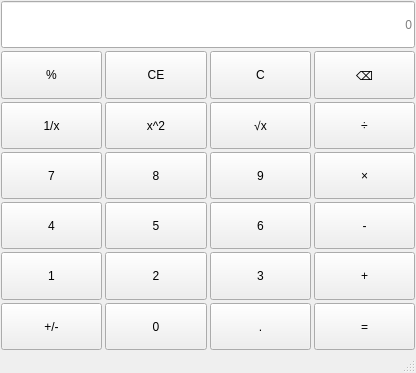
<?xml version="1.0" encoding="UTF-8"?>
<ui version="4.0">
 <class>MainWindow</class>
 <widget class="QMainWindow" name="MainWindow">
  <property name="geometry">
   <rect>
    <x>0</x>
    <y>0</y>
    <width>416</width>
    <height>373</height>
   </rect>
  </property>
  <property name="windowTitle">
   <string>MainWindow</string>
  </property>
  <widget class="QWidget" name="centralwidget">
   <layout class="QHBoxLayout" name="horizontalLayout">
    <property name="spacing">
     <number>3</number>
    </property>
    <property name="leftMargin">
     <number>1</number>
    </property>
    <property name="topMargin">
     <number>1</number>
    </property>
    <property name="rightMargin">
     <number>1</number>
    </property>
    <property name="bottomMargin">
     <number>1</number>
    </property>
    <item>
     <layout class="QGridLayout" name="gridLayout">
      <item row="6" column="3">
       <widget class="QPushButton" name="BtnEquals">
        <property name="sizePolicy">
         <sizepolicy hsizetype="Minimum" vsizetype="Expanding">
          <horstretch>0</horstretch>
          <verstretch>0</verstretch>
         </sizepolicy>
        </property>
        <property name="text">
         <string>=</string>
        </property>
       </widget>
      </item>
      <item row="5" column="0">
       <widget class="QPushButton" name="BtnNum1">
        <property name="sizePolicy">
         <sizepolicy hsizetype="Minimum" vsizetype="Expanding">
          <horstretch>0</horstretch>
          <verstretch>0</verstretch>
         </sizepolicy>
        </property>
        <property name="text">
         <string>1</string>
        </property>
       </widget>
      </item>
      <item row="2" column="2">
       <widget class="QPushButton" name="BtnSquareRoot">
        <property name="sizePolicy">
         <sizepolicy hsizetype="Minimum" vsizetype="Expanding">
          <horstretch>0</horstretch>
          <verstretch>0</verstretch>
         </sizepolicy>
        </property>
        <property name="text">
         <string>√x</string>
        </property>
       </widget>
      </item>
      <item row="6" column="1">
       <widget class="QPushButton" name="BtnNum0">
        <property name="sizePolicy">
         <sizepolicy hsizetype="Minimum" vsizetype="Expanding">
          <horstretch>0</horstretch>
          <verstretch>0</verstretch>
         </sizepolicy>
        </property>
        <property name="text">
         <string>0</string>
        </property>
       </widget>
      </item>
      <item row="2" column="3">
       <widget class="QPushButton" name="BtnDivision">
        <property name="sizePolicy">
         <sizepolicy hsizetype="Minimum" vsizetype="Expanding">
          <horstretch>0</horstretch>
          <verstretch>0</verstretch>
         </sizepolicy>
        </property>
        <property name="text">
         <string>÷</string>
        </property>
       </widget>
      </item>
      <item row="3" column="0">
       <widget class="QPushButton" name="BtnNum7">
        <property name="sizePolicy">
         <sizepolicy hsizetype="Minimum" vsizetype="Expanding">
          <horstretch>0</horstretch>
          <verstretch>0</verstretch>
         </sizepolicy>
        </property>
        <property name="text">
         <string>7</string>
        </property>
       </widget>
      </item>
      <item row="2" column="0">
       <widget class="QPushButton" name="BtnCountdown">
        <property name="sizePolicy">
         <sizepolicy hsizetype="Minimum" vsizetype="Expanding">
          <horstretch>0</horstretch>
          <verstretch>0</verstretch>
         </sizepolicy>
        </property>
        <property name="text">
         <string>1/x</string>
        </property>
       </widget>
      </item>
      <item row="4" column="2">
       <widget class="QPushButton" name="BtnNum6">
        <property name="sizePolicy">
         <sizepolicy hsizetype="Minimum" vsizetype="Expanding">
          <horstretch>0</horstretch>
          <verstretch>0</verstretch>
         </sizepolicy>
        </property>
        <property name="text">
         <string>6</string>
        </property>
       </widget>
      </item>
      <item row="3" column="2">
       <widget class="QPushButton" name="BtnNum9">
        <property name="sizePolicy">
         <sizepolicy hsizetype="Minimum" vsizetype="Expanding">
          <horstretch>0</horstretch>
          <verstretch>0</verstretch>
         </sizepolicy>
        </property>
        <property name="text">
         <string>9</string>
        </property>
       </widget>
      </item>
      <item row="3" column="1">
       <widget class="QPushButton" name="BtnNum8">
        <property name="sizePolicy">
         <sizepolicy hsizetype="Minimum" vsizetype="Expanding">
          <horstretch>0</horstretch>
          <verstretch>0</verstretch>
         </sizepolicy>
        </property>
        <property name="text">
         <string>8</string>
        </property>
       </widget>
      </item>
      <item row="5" column="3">
       <widget class="QPushButton" name="BtnAdd">
        <property name="sizePolicy">
         <sizepolicy hsizetype="Minimum" vsizetype="Expanding">
          <horstretch>0</horstretch>
          <verstretch>0</verstretch>
         </sizepolicy>
        </property>
        <property name="text">
         <string>+</string>
        </property>
       </widget>
      </item>
      <item row="4" column="1">
       <widget class="QPushButton" name="BtnNum5">
        <property name="sizePolicy">
         <sizepolicy hsizetype="Minimum" vsizetype="Expanding">
          <horstretch>0</horstretch>
          <verstretch>0</verstretch>
         </sizepolicy>
        </property>
        <property name="text">
         <string>5</string>
        </property>
       </widget>
      </item>
      <item row="2" column="1">
       <widget class="QPushButton" name="BtnSquare">
        <property name="sizePolicy">
         <sizepolicy hsizetype="Minimum" vsizetype="Expanding">
          <horstretch>0</horstretch>
          <verstretch>0</verstretch>
         </sizepolicy>
        </property>
        <property name="text">
         <string>x^2</string>
        </property>
       </widget>
      </item>
      <item row="1" column="0">
       <widget class="QPushButton" name="BtnPercentage">
        <property name="sizePolicy">
         <sizepolicy hsizetype="Minimum" vsizetype="Expanding">
          <horstretch>0</horstretch>
          <verstretch>0</verstretch>
         </sizepolicy>
        </property>
        <property name="text">
         <string>%</string>
        </property>
       </widget>
      </item>
      <item row="1" column="1">
       <widget class="QPushButton" name="BtnCE">
        <property name="sizePolicy">
         <sizepolicy hsizetype="Minimum" vsizetype="Expanding">
          <horstretch>0</horstretch>
          <verstretch>0</verstretch>
         </sizepolicy>
        </property>
        <property name="text">
         <string>CE</string>
        </property>
       </widget>
      </item>
      <item row="4" column="3">
       <widget class="QPushButton" name="BtnMinus">
        <property name="sizePolicy">
         <sizepolicy hsizetype="Minimum" vsizetype="Expanding">
          <horstretch>0</horstretch>
          <verstretch>0</verstretch>
         </sizepolicy>
        </property>
        <property name="text">
         <string>-</string>
        </property>
       </widget>
      </item>
      <item row="4" column="0">
       <widget class="QPushButton" name="BtnNum4">
        <property name="sizePolicy">
         <sizepolicy hsizetype="Minimum" vsizetype="Expanding">
          <horstretch>0</horstretch>
          <verstretch>0</verstretch>
         </sizepolicy>
        </property>
        <property name="text">
         <string>4</string>
        </property>
       </widget>
      </item>
      <item row="5" column="2">
       <widget class="QPushButton" name="BtnNum3">
        <property name="sizePolicy">
         <sizepolicy hsizetype="Minimum" vsizetype="Expanding">
          <horstretch>0</horstretch>
          <verstretch>0</verstretch>
         </sizepolicy>
        </property>
        <property name="text">
         <string>3</string>
        </property>
       </widget>
      </item>
      <item row="5" column="1">
       <widget class="QPushButton" name="BtnNum2">
        <property name="sizePolicy">
         <sizepolicy hsizetype="Minimum" vsizetype="Expanding">
          <horstretch>0</horstretch>
          <verstretch>0</verstretch>
         </sizepolicy>
        </property>
        <property name="text">
         <string>2</string>
        </property>
       </widget>
      </item>
      <item row="1" column="3">
       <widget class="QPushButton" name="BtnDelete">
        <property name="sizePolicy">
         <sizepolicy hsizetype="Minimum" vsizetype="Expanding">
          <horstretch>0</horstretch>
          <verstretch>0</verstretch>
         </sizepolicy>
        </property>
        <property name="text">
         <string>⌫</string>
        </property>
       </widget>
      </item>
      <item row="6" column="2">
       <widget class="QPushButton" name="BtnPoint">
        <property name="sizePolicy">
         <sizepolicy hsizetype="Minimum" vsizetype="Expanding">
          <horstretch>0</horstretch>
          <verstretch>0</verstretch>
         </sizepolicy>
        </property>
        <property name="text">
         <string>.</string>
        </property>
       </widget>
      </item>
      <item row="6" column="0">
       <widget class="QPushButton" name="BtnChangeAM">
        <property name="sizePolicy">
         <sizepolicy hsizetype="Minimum" vsizetype="Expanding">
          <horstretch>0</horstretch>
          <verstretch>0</verstretch>
         </sizepolicy>
        </property>
        <property name="text">
         <string>+/-</string>
        </property>
       </widget>
      </item>
      <item row="3" column="3">
       <widget class="QPushButton" name="BtnMultiplication">
        <property name="sizePolicy">
         <sizepolicy hsizetype="Minimum" vsizetype="Expanding">
          <horstretch>0</horstretch>
          <verstretch>0</verstretch>
         </sizepolicy>
        </property>
        <property name="text">
         <string>×</string>
        </property>
       </widget>
      </item>
      <item row="1" column="2">
       <widget class="QPushButton" name="BtnC">
        <property name="sizePolicy">
         <sizepolicy hsizetype="Minimum" vsizetype="Expanding">
          <horstretch>0</horstretch>
          <verstretch>0</verstretch>
         </sizepolicy>
        </property>
        <property name="text">
         <string>C</string>
        </property>
       </widget>
      </item>
      <item row="0" column="0" colspan="4">
       <widget class="QLineEdit" name="display">
        <property name="sizePolicy">
         <sizepolicy hsizetype="Expanding" vsizetype="Expanding">
          <horstretch>0</horstretch>
          <verstretch>0</verstretch>
         </sizepolicy>
        </property>
        <property name="text">
         <string/>
        </property>
        <property name="alignment">
         <set>Qt::AlignRight|Qt::AlignTrailing|Qt::AlignVCenter</set>
        </property>
        <property name="placeholderText">
         <string>0</string>
        </property>
       </widget>
      </item>
     </layout>
    </item>
   </layout>
  </widget>
  <widget class="QMenuBar" name="menubar">
   <property name="geometry">
    <rect>
     <x>0</x>
     <y>0</y>
     <width>416</width>
     <height>25</height>
    </rect>
   </property>
  </widget>
  <widget class="QStatusBar" name="statusbar"/>
 </widget>
 <resources/>
 <connections/>
</ui>
